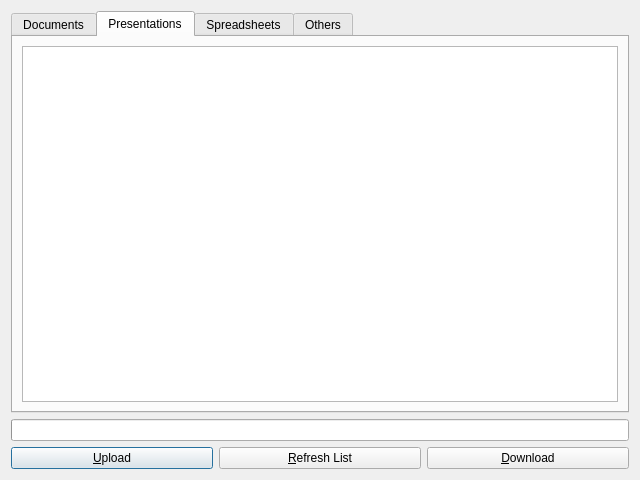
<?xml version="1.0" encoding="UTF-8"?>
<ui version="4.0">
 <class>fileListDialog</class>
 <widget class="QDialog" name="fileListDialog">
  <property name="geometry">
   <rect>
    <x>0</x>
    <y>0</y>
    <width>640</width>
    <height>480</height>
   </rect>
  </property>
  <property name="windowTitle">
   <string>FileList</string>
  </property>
  <layout class="QVBoxLayout" name="verticalLayout_4">
   <item>
    <widget class="QTabWidget" name="listTab">
     <property name="tabShape">
      <enum>QTabWidget::Rounded</enum>
     </property>
     <property name="currentIndex">
      <number>1</number>
     </property>
     <widget class="QWidget" name="documentTab">
      <attribute name="title">
       <string>Documents</string>
      </attribute>
      <layout class="QVBoxLayout" name="verticalLayout">
       <item>
        <widget class="QListWidget" name="documentList"/>
       </item>
      </layout>
     </widget>
     <widget class="QWidget" name="presentationTab">
      <attribute name="title">
       <string>Presentations</string>
      </attribute>
      <layout class="QVBoxLayout" name="verticalLayout_2">
       <item>
        <widget class="QListWidget" name="presentationList"/>
       </item>
      </layout>
     </widget>
     <widget class="QWidget" name="spreadsheetTab">
      <attribute name="title">
       <string>Spreadsheets</string>
      </attribute>
      <layout class="QVBoxLayout" name="verticalLayout_3">
       <item>
        <widget class="QListWidget" name="spreadsheetList"/>
       </item>
      </layout>
     </widget>
     <widget class="QWidget" name="othersTab">
      <attribute name="title">
       <string>Others</string>
      </attribute>
      <layout class="QVBoxLayout" name="verticalLayout_5">
       <item>
        <widget class="QListWidget" name="othersList"/>
       </item>
      </layout>
     </widget>
    </widget>
   </item>
   <item>
    <widget class="QProgressBar" name="downloadProgressBar">
     <property name="value">
      <number>0</number>
     </property>
     <property name="textVisible">
      <bool>false</bool>
     </property>
    </widget>
   </item>
   <item>
    <layout class="QHBoxLayout" name="horizontalLayout">
     <item>
      <widget class="QPushButton" name="uploadButton">
       <property name="text">
        <string>&amp;Upload</string>
       </property>
      </widget>
     </item>
     <item>
      <widget class="QPushButton" name="refreshButton">
       <property name="text">
        <string>&amp;Refresh List</string>
       </property>
      </widget>
     </item>
     <item>
      <widget class="QPushButton" name="downloadButton">
       <property name="text">
        <string>&amp;Download</string>
       </property>
      </widget>
     </item>
    </layout>
   </item>
  </layout>
 </widget>
 <resources/>
 <connections/>
</ui>
